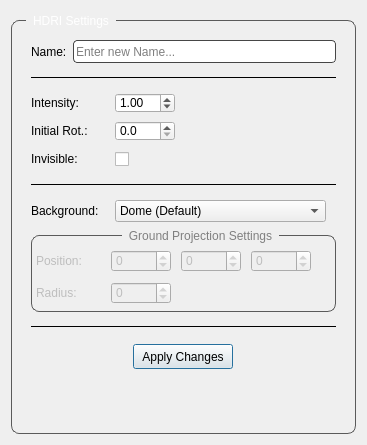
<?xml version="1.0" encoding="UTF-8"?>
<ui version="4.0">
 <class>dialogOptions</class>
 <widget class="QDialog" name="dialogOptions">
  <property name="windowModality">
   <enum>Qt::NonModal</enum>
  </property>
  <property name="geometry">
   <rect>
    <x>0</x>
    <y>0</y>
    <width>367</width>
    <height>445</height>
   </rect>
  </property>
  <property name="minimumSize">
   <size>
    <width>335</width>
    <height>431</height>
   </size>
  </property>
  <property name="maximumSize">
   <size>
    <width>367</width>
    <height>445</height>
   </size>
  </property>
  <property name="focusPolicy">
   <enum>Qt::NoFocus</enum>
  </property>
  <property name="contextMenuPolicy">
   <enum>Qt::NoContextMenu</enum>
  </property>
  <property name="windowTitle">
   <string>Layer Options</string>
  </property>
  <property name="whatsThis">
   <string notr="true">0</string>
  </property>
  <property name="inputMethodHints">
   <set>Qt::ImhNone</set>
  </property>
  <property name="sizeGripEnabled">
   <bool>false</bool>
  </property>
  <property name="modal">
   <bool>true</bool>
  </property>
  <layout class="QHBoxLayout" name="horizontalLayout">
   <item>
    <widget class="QGroupBox" name="groupBox">
     <property name="minimumSize">
      <size>
       <width>313</width>
       <height>386</height>
      </size>
     </property>
     <property name="styleSheet">
      <string notr="true">QGroupBox{
	border: 1px solid rgb(90, 90, 90);
    border-radius: 8px;
	margin-top: 9px;
}

QGroupBox::title{
	color: white;
	left: 15px;
	subcontrol-position: top left;
	padding: 0 5px;
	margin-top: -12px;
}</string>
     </property>
     <property name="title">
      <string>HDRI Settings</string>
     </property>
     <layout class="QVBoxLayout" name="verticalLayout_2">
      <item>
       <layout class="QVBoxLayout" name="verticalLayout" stretch="0,0,0,0,0,0,0,0,0,0,1">
        <property name="spacing">
         <number>4</number>
        </property>
        <property name="leftMargin">
         <number>10</number>
        </property>
        <property name="topMargin">
         <number>10</number>
        </property>
        <property name="rightMargin">
         <number>10</number>
        </property>
        <property name="bottomMargin">
         <number>0</number>
        </property>
        <item>
         <layout class="QHBoxLayout" name="horizontalLayout_2" stretch="0,1">
          <property name="spacing">
           <number>6</number>
          </property>
          <property name="bottomMargin">
           <number>0</number>
          </property>
          <item>
           <widget class="QLabel" name="label_name">
            <property name="text">
             <string>Name:</string>
            </property>
           </widget>
          </item>
          <item>
           <widget class="QLineEdit" name="line_rename">
            <property name="minimumSize">
             <size>
              <width>0</width>
              <height>23</height>
             </size>
            </property>
            <property name="styleSheet">
             <string notr="true">QLineEdit {
	border: 1px solid rgb(70, 70, 70);
    border-radius: 4px;
}</string>
            </property>
            <property name="maxLength">
             <number>32766</number>
            </property>
            <property name="placeholderText">
             <string>Enter new Name...</string>
            </property>
           </widget>
          </item>
         </layout>
        </item>
        <item>
         <widget class="Line" name="line">
          <property name="minimumSize">
           <size>
            <width>0</width>
            <height>20</height>
           </size>
          </property>
          <property name="frameShadow">
           <enum>QFrame::Plain</enum>
          </property>
          <property name="orientation">
           <enum>Qt::Horizontal</enum>
          </property>
         </widget>
        </item>
        <item>
         <layout class="QHBoxLayout" name="horizontalLayout_3" stretch="0,0,1">
          <property name="topMargin">
           <number>2</number>
          </property>
          <property name="bottomMargin">
           <number>2</number>
          </property>
          <item>
           <widget class="QLabel" name="label">
            <property name="minimumSize">
             <size>
              <width>80</width>
              <height>0</height>
             </size>
            </property>
            <property name="text">
             <string>Intensity:</string>
            </property>
           </widget>
          </item>
          <item>
           <widget class="QDoubleSpinBox" name="sBox_multiplier">
            <property name="sizePolicy">
             <sizepolicy hsizetype="Fixed" vsizetype="Fixed">
              <horstretch>0</horstretch>
              <verstretch>0</verstretch>
             </sizepolicy>
            </property>
            <property name="minimumSize">
             <size>
              <width>60</width>
              <height>20</height>
             </size>
            </property>
            <property name="maximumSize">
             <size>
              <width>60</width>
              <height>20</height>
             </size>
            </property>
            <property name="styleSheet">
             <string notr="true"/>
            </property>
            <property name="decimals">
             <number>2</number>
            </property>
            <property name="maximum">
             <double>9999.000000000000000</double>
            </property>
            <property name="singleStep">
             <double>0.100000000000000</double>
            </property>
            <property name="value">
             <double>1.000000000000000</double>
            </property>
           </widget>
          </item>
          <item>
           <spacer name="verticalSpacer">
            <property name="orientation">
             <enum>Qt::Vertical</enum>
            </property>
            <property name="sizeHint" stdset="0">
             <size>
              <width>94</width>
              <height>20</height>
             </size>
            </property>
           </spacer>
          </item>
         </layout>
        </item>
        <item>
         <layout class="QHBoxLayout" name="horizontalLayout_5" stretch="0,0,1">
          <property name="topMargin">
           <number>2</number>
          </property>
          <property name="bottomMargin">
           <number>2</number>
          </property>
          <item>
           <widget class="QLabel" name="label_3">
            <property name="minimumSize">
             <size>
              <width>80</width>
              <height>0</height>
             </size>
            </property>
            <property name="text">
             <string>Initial Rot.:</string>
            </property>
           </widget>
          </item>
          <item>
           <widget class="QDoubleSpinBox" name="sBox_rotation">
            <property name="sizePolicy">
             <sizepolicy hsizetype="Fixed" vsizetype="Fixed">
              <horstretch>0</horstretch>
              <verstretch>0</verstretch>
             </sizepolicy>
            </property>
            <property name="minimumSize">
             <size>
              <width>60</width>
              <height>20</height>
             </size>
            </property>
            <property name="maximumSize">
             <size>
              <width>60</width>
              <height>20</height>
             </size>
            </property>
            <property name="decimals">
             <number>1</number>
            </property>
            <property name="maximum">
             <double>360.000000000000000</double>
            </property>
           </widget>
          </item>
          <item>
           <spacer name="verticalSpacer_2">
            <property name="orientation">
             <enum>Qt::Vertical</enum>
            </property>
            <property name="sizeHint" stdset="0">
             <size>
              <width>94</width>
              <height>20</height>
             </size>
            </property>
           </spacer>
          </item>
         </layout>
        </item>
        <item>
         <layout class="QHBoxLayout" name="horizontalLayout_4" stretch="0,0,1">
          <property name="topMargin">
           <number>2</number>
          </property>
          <property name="bottomMargin">
           <number>10</number>
          </property>
          <item>
           <widget class="QLabel" name="label_2">
            <property name="minimumSize">
             <size>
              <width>80</width>
              <height>0</height>
             </size>
            </property>
            <property name="text">
             <string>Invisible:</string>
            </property>
           </widget>
          </item>
          <item>
           <widget class="QCheckBox" name="cBox_invisible">
            <property name="sizePolicy">
             <sizepolicy hsizetype="Fixed" vsizetype="Fixed">
              <horstretch>0</horstretch>
              <verstretch>0</verstretch>
             </sizepolicy>
            </property>
            <property name="minimumSize">
             <size>
              <width>60</width>
              <height>20</height>
             </size>
            </property>
            <property name="maximumSize">
             <size>
              <width>60</width>
              <height>20</height>
             </size>
            </property>
            <property name="styleSheet">
             <string notr="true"/>
            </property>
            <property name="text">
             <string/>
            </property>
            <property name="checked">
             <bool>false</bool>
            </property>
            <property name="tristate">
             <bool>false</bool>
            </property>
           </widget>
          </item>
          <item>
           <spacer name="verticalSpacer_3">
            <property name="orientation">
             <enum>Qt::Vertical</enum>
            </property>
            <property name="sizeHint" stdset="0">
             <size>
              <width>94</width>
              <height>20</height>
             </size>
            </property>
           </spacer>
          </item>
         </layout>
        </item>
        <item>
         <widget class="Line" name="line_3">
          <property name="frameShadow">
           <enum>QFrame::Plain</enum>
          </property>
          <property name="orientation">
           <enum>Qt::Horizontal</enum>
          </property>
         </widget>
        </item>
        <item>
         <layout class="QHBoxLayout" name="horizontalLayout_7" stretch="0,1,0">
          <property name="topMargin">
           <number>10</number>
          </property>
          <property name="rightMargin">
           <number>0</number>
          </property>
          <property name="bottomMargin">
           <number>0</number>
          </property>
          <item>
           <widget class="QLabel" name="label_4">
            <property name="minimumSize">
             <size>
              <width>80</width>
              <height>0</height>
             </size>
            </property>
            <property name="text">
             <string>Background:</string>
            </property>
           </widget>
          </item>
          <item>
           <widget class="QComboBox" name="cBox_background">
            <item>
             <property name="text">
              <string>Dome (Default)</string>
             </property>
            </item>
            <item>
             <property name="text">
              <string>Screen</string>
             </property>
            </item>
            <item>
             <property name="text">
              <string>Grey_Background</string>
             </property>
            </item>
            <item>
             <property name="text">
              <string>Ground Projection</string>
             </property>
            </item>
           </widget>
          </item>
          <item>
           <spacer name="verticalSpacer_4">
            <property name="orientation">
             <enum>Qt::Vertical</enum>
            </property>
            <property name="sizeHint" stdset="0">
             <size>
              <width>10</width>
              <height>20</height>
             </size>
            </property>
           </spacer>
          </item>
         </layout>
        </item>
        <item>
         <widget class="QGroupBox" name="gBox_groundProj">
          <property name="enabled">
           <bool>false</bool>
          </property>
          <property name="styleSheet">
           <string notr="true">QGroupBox{
	border: 1px solid rgb(90, 90, 90);
    border-radius: 8px;
	margin-top: 9px;
}

QGroupBox:title{
	color: white;
	subcontrol-position: top center;
	padding: 0 5px;
	margin-top: -12px;
}

QGroupBox:title:disabled{
	color: gray;
	subcontrol-position: top center;
	padding: 0 5px;
	margin-top: -12px;
}</string>
          </property>
          <property name="title">
           <string>Ground Projection Settings</string>
          </property>
          <layout class="QVBoxLayout" name="verticalLayout_3">
           <property name="spacing">
            <number>10</number>
           </property>
           <property name="leftMargin">
            <number>4</number>
           </property>
           <property name="topMargin">
            <number>14</number>
           </property>
           <property name="rightMargin">
            <number>4</number>
           </property>
           <property name="bottomMargin">
            <number>5</number>
           </property>
           <item>
            <layout class="QHBoxLayout" name="horizontalLayout_8" stretch="0,0,0,0,1">
             <property name="bottomMargin">
              <number>0</number>
             </property>
             <item>
              <widget class="QLabel" name="label_5">
               <property name="minimumSize">
                <size>
                 <width>65</width>
                 <height>0</height>
                </size>
               </property>
               <property name="text">
                <string>Position:</string>
               </property>
              </widget>
             </item>
             <item>
              <widget class="QSpinBox" name="sBox_posX">
               <property name="minimumSize">
                <size>
                 <width>60</width>
                 <height>0</height>
                </size>
               </property>
               <property name="maximumSize">
                <size>
                 <width>50</width>
                 <height>16777215</height>
                </size>
               </property>
               <property name="minimum">
                <number>-999999999</number>
               </property>
               <property name="maximum">
                <number>999999999</number>
               </property>
              </widget>
             </item>
             <item>
              <widget class="QSpinBox" name="sBox_posY">
               <property name="minimumSize">
                <size>
                 <width>60</width>
                 <height>0</height>
                </size>
               </property>
               <property name="maximumSize">
                <size>
                 <width>50</width>
                 <height>16777215</height>
                </size>
               </property>
               <property name="minimum">
                <number>-999999999</number>
               </property>
               <property name="maximum">
                <number>999999999</number>
               </property>
              </widget>
             </item>
             <item>
              <widget class="QSpinBox" name="sBox_posZ">
               <property name="minimumSize">
                <size>
                 <width>60</width>
                 <height>0</height>
                </size>
               </property>
               <property name="maximumSize">
                <size>
                 <width>50</width>
                 <height>16777215</height>
                </size>
               </property>
               <property name="minimum">
                <number>-999999999</number>
               </property>
               <property name="maximum">
                <number>999999999</number>
               </property>
              </widget>
             </item>
             <item>
              <spacer name="verticalSpacer_6">
               <property name="orientation">
                <enum>Qt::Vertical</enum>
               </property>
               <property name="sizeHint" stdset="0">
                <size>
                 <width>10</width>
                 <height>20</height>
                </size>
               </property>
              </spacer>
             </item>
            </layout>
           </item>
           <item>
            <layout class="QHBoxLayout" name="horizontalLayout_9" stretch="0,0,1">
             <property name="bottomMargin">
              <number>2</number>
             </property>
             <item>
              <widget class="QLabel" name="label_6">
               <property name="minimumSize">
                <size>
                 <width>65</width>
                 <height>0</height>
                </size>
               </property>
               <property name="maximumSize">
                <size>
                 <width>213123</width>
                 <height>16777215</height>
                </size>
               </property>
               <property name="text">
                <string>Radius:</string>
               </property>
              </widget>
             </item>
             <item>
              <widget class="QSpinBox" name="sBox_radius">
               <property name="minimumSize">
                <size>
                 <width>60</width>
                 <height>0</height>
                </size>
               </property>
               <property name="maximumSize">
                <size>
                 <width>50</width>
                 <height>16777215</height>
                </size>
               </property>
               <property name="minimum">
                <number>-999999999</number>
               </property>
               <property name="maximum">
                <number>999999999</number>
               </property>
              </widget>
             </item>
             <item>
              <spacer name="verticalSpacer_5">
               <property name="orientation">
                <enum>Qt::Vertical</enum>
               </property>
               <property name="sizeHint" stdset="0">
                <size>
                 <width>10</width>
                 <height>20</height>
                </size>
               </property>
              </spacer>
             </item>
            </layout>
           </item>
          </layout>
         </widget>
        </item>
        <item>
         <widget class="Line" name="line_2">
          <property name="minimumSize">
           <size>
            <width>0</width>
            <height>20</height>
           </size>
          </property>
          <property name="frameShadow">
           <enum>QFrame::Plain</enum>
          </property>
          <property name="lineWidth">
           <number>1</number>
          </property>
          <property name="orientation">
           <enum>Qt::Horizontal</enum>
          </property>
         </widget>
        </item>
        <item>
         <layout class="QHBoxLayout" name="horizontalLayout_6">
          <property name="leftMargin">
           <number>5</number>
          </property>
          <property name="topMargin">
           <number>4</number>
          </property>
          <property name="rightMargin">
           <number>5</number>
          </property>
          <property name="bottomMargin">
           <number>4</number>
          </property>
          <item>
           <widget class="QPushButton" name="btn_apply">
            <property name="sizePolicy">
             <sizepolicy hsizetype="Fixed" vsizetype="Fixed">
              <horstretch>0</horstretch>
              <verstretch>0</verstretch>
             </sizepolicy>
            </property>
            <property name="minimumSize">
             <size>
              <width>100</width>
              <height>25</height>
             </size>
            </property>
            <property name="maximumSize">
             <size>
              <width>100</width>
              <height>25</height>
             </size>
            </property>
            <property name="text">
             <string>Apply Changes</string>
            </property>
           </widget>
          </item>
         </layout>
        </item>
        <item>
         <spacer name="horizontalSpacer_7">
          <property name="orientation">
           <enum>Qt::Horizontal</enum>
          </property>
          <property name="sizeHint" stdset="0">
           <size>
            <width>40</width>
            <height>10</height>
           </size>
          </property>
         </spacer>
        </item>
       </layout>
      </item>
     </layout>
    </widget>
   </item>
  </layout>
 </widget>
 <resources/>
 <connections/>
</ui>
